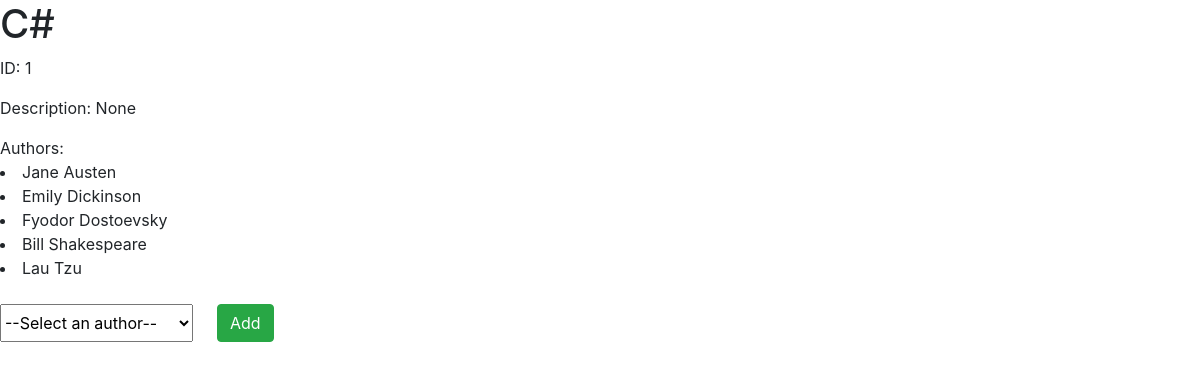
Screenshot of /books/1 with the database file from the repository.
### Author_app/models.py (models this page shows)
class Book(models.Model):
    title=models.CharField(max_length=255)
    desc=models.TextField(null=True)
    authors=models.ManyToManyField(Author,related_name="books")
    created_at=models.DateTimeField(auto_now_add=True)
    updated_at=models.DateTimeField(auto_now=True)

class Author(models.Model):
    first_name=models.CharField(max_length=45)
    last_name=models.CharField(max_length=45)
    author_notes=models.TextField(null=True)
    created_at=models.DateTimeField(auto_now_add=True)
    updated_at=models.DateTimeField(auto_now=True)

### Author_app/views.py (the view)
# urls.py: path('books/<int:number>',views.books),
def books(request,number):
    context={
        "Some_Book":models.some_book(number),
        "All_Authors":models.all_authors(),
    }
    return render(request,"some_book.html",context)

### Author_app/models.py (called while the page is built)
def some_book(number):
    return Book.objects.get(id=number)

def all_authors():
    return Author.objects.all()

### Author_app/templates/some_book.html (shortened to what this page needs)
<!DOCTYPE html>
<html lang="en">
<head>
    {%load static%}
    <link rel="stylesheet" href="{%static 'css/bootstrap.css'%}">
</head>
<body>
    <h1>{{Some_Book.title}}</h1>
    <p>ID: {{Some_Book.id}}</p>
    <p>Description: {{Some_Book.desc}}</p>
    <div>Authors: {%for x in Some_Book.authors.all%}
        <li>{{x.first_name}} {{x.last_name}}</li>
        {%endfor%}
    </div>
    <form action="/some_book" method="POST" class="formInRow">
        <select class="form-select" name="assigned_author">
            <option selected>--Select an author--</option>
        </select>
        <input value="Add" type="submit" class="btn btn-success">
    </form>
</body>
</html>

### Author_app/templates/some_book.html (style rules this page uses)
.formInRow { display: flex; flex-direction: row; margin-top: 2%; }
.formInRow>select { margin-right: 2%; }

### rows the page displays
Book: title "C#", id "1", desc "None"
Author: first_name "Jane", last_name "Austen"
Author: first_name "Emily", last_name "Dickinson"
Author: first_name "Fyodor", last_name "Dostoevsky"
Author: first_name "Bill", last_name "Shakespeare"
Author: first_name "Lau", last_name "Tzu"
